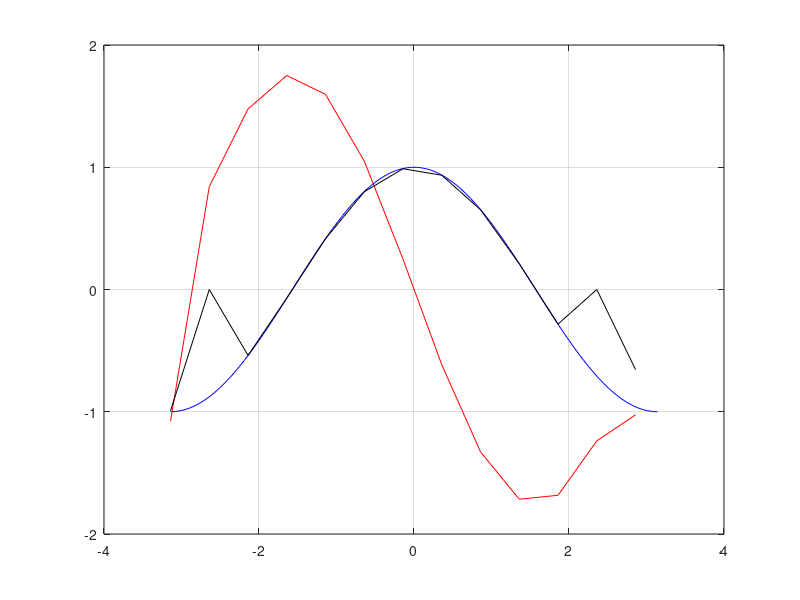

MATLAB code for this plot:

%% FÓRMULAS DE 3 PUNTOS
format long
clear all
close all
clc

x = -pi: 0.5 : pi; % Creamos un vector de 40 puntos equiespaciados
                        
h=x(2)-x(1)       % h es la distancia entre puntos del intervalo
y= sin(x);

dy=zeros(size(x)) % Creamos un vector de 3 ceros que vamos a rellenar
                  % con las derivadas f'(x0), f'(x0+h) y f'(x0+2h)

% extremo izquierdo
dy(1)= ( -3*y(1)+4*y(2)-y(3) )/(2*h);

% nodos centrales 
dy(2:end-1) = (-y(3:end) - y(1 : end-2) )/(2*h);

% extremo derecho
dy(end)=(3*y(end) - 4*y(end-1) + y(end-2) )/(2*h);

% hacemos la gráfica
plot(x,dy, 'r')

%derivada real si la conocemos
f= @(x) cos(x) ;
hold on

x=linspace(-pi,pi,100);
plot(x, f(x), 'b')
grid on
% Idealmente deberíamos hacer la derivada simbólica,
% pero aprovechamos que sabemos que la derivada del seno es el coseno.


%% FÓRMULA DE 5 PUNTOS

x = -pi: 0.5 : pi; % Creamos un vector de 40 puntos equiespaciados
                        
h=x(2)-x(1)       % h es la distancia entre puntos del intervalo
y= sin(x);

dy=zeros(size(x)) % Creamos un vector de 3 ceros que vamos a rellenar
                  % con las derivadas f'(x0), f'(x0+h) y f'(x0+2h)

% extremo izquierdo
dy(1) = ( -25*y(1) + 48*y(2) - 36*y(3) + 16*y(4) - 3*y(5) )/(12*h) ;

%en el punto medio

dy(3: end-2) = (  y(1: end-4) - 8*y(2:end-3) + 8*y(4:end-1) - y(5:end) )/(12*h) ;

% extremo izquierdo
dy(end) = ( +25*y(end-4) - 48*y(end-3) + 36*y(end-2) - 16*y(end-1) + 3*y(end) )/(12*h) ;


hold on
% hacemos la gráfica
plot(x,dy, 'k')
%derivada real si la conocemos
% f= @(x) cos(x) ;
% hold on
% x=linspace(-pi,pi,100);
% plot(x, f(x), 'b')
grid on



%% 2ª derivada (punto medio)

dy= ( y(1) -2*y(1) + y(2) )/(h^2);

